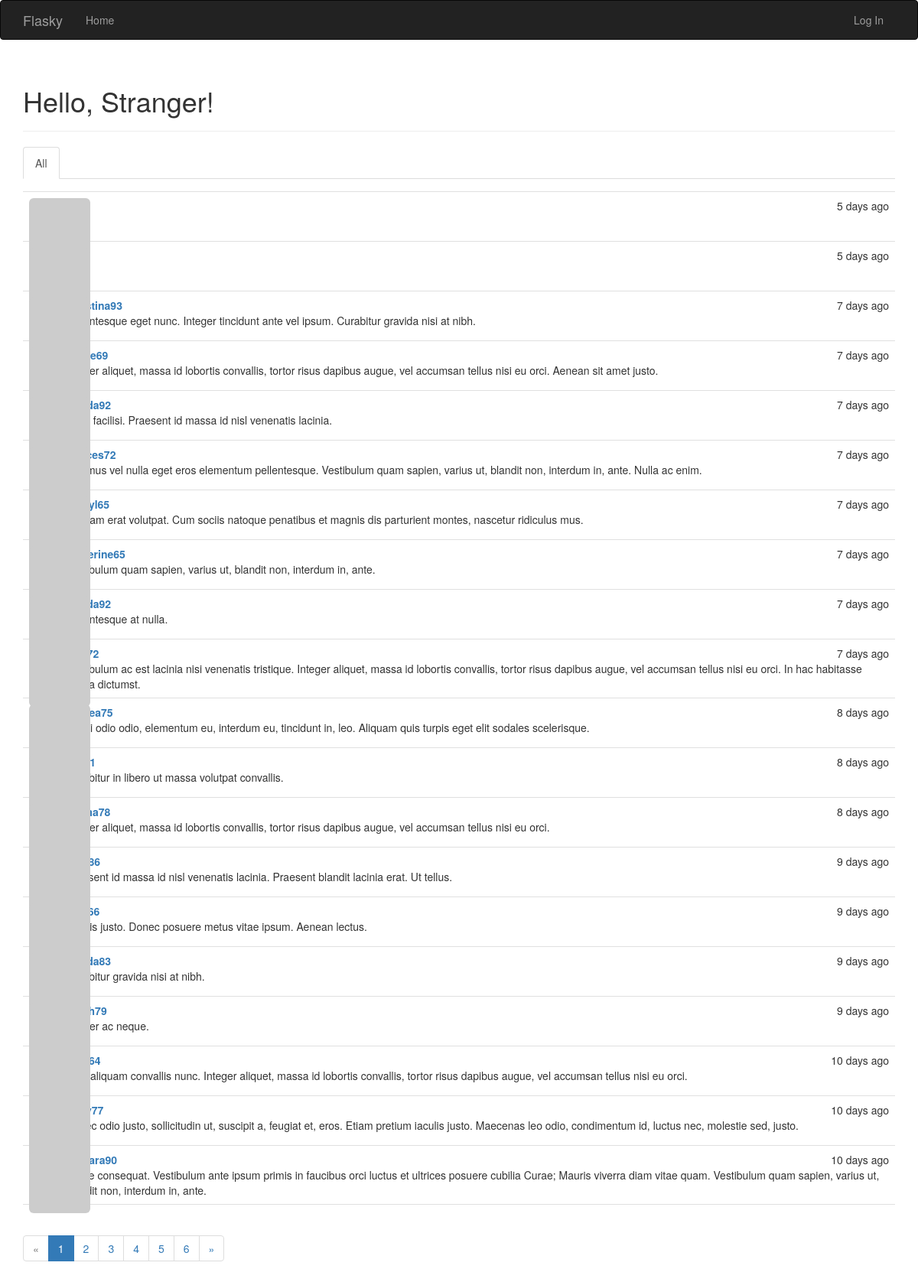
The page / on the database its author committed.
### app/models.py (models this page shows, shortened)
class Post(db.Model):
    __tablename__ = 'posts'
    id = db.Column(db.Integer, primary_key=True)
    body = db.Column(db.Text)
    timestamp = db.Column(db.DateTime, index=True, default=datetime.utcnow)
    author_id = db.Column(db.Integer, db.ForeignKey('users.id'))

class User(UserMixin, db.Model):
    __tablename__ = 'users'
    id = db.Column(db.Integer, primary_key=True)
    email = db.Column(db.String(64), unique=True, index=True)
    username = db.Column(db.String(64), unique=True, index=True)
    role_id = db.Column(db.Integer, db.ForeignKey('roles.id'))
    password_hash = db.Column(db.String(128))
    confirmed = db.Column(db.Boolean, default=False)
    avatar_hash = db.Column(db.String(32))
    name = db.Column(db.String(64))
    location = db.Column(db.String(64))
    about_me = db.Column(db.Text())
    member_since = db.Column(db.DateTime(), default=datetime.utcnow())
    last_seen = db.Column(db.DateTime(), default=datetime.utcnow())
    posts = db.relationship('Post', backref='author', lazy='dynamic')
    followed = db.relationship('Follow',
                               foreign_keys=[Follow.follower_id],
                               backref=db.backref('follower', lazy='joined'),
                               lazy='dynamic',
                               cascade='all, delete-orphan')
    followers = db.relationship('Follow',
                                foreign_keys=[Follow.followed_id],
                                backref=db.backref('followed', lazy='joined'),
                                lazy='dynamic',
                                cascade='all, delete-orphan')
    def gravatar(self, size=100, default='retro', rating='g'):
        if request.is_secure:
            url = 'https://secure.gravatar.com/avatar'
        else:
            url = 'http://www.gravatar.com/avatar'
        hash = hashlib.md5(self.email.encode('utf-8')).hexdigest()
        return '{url}/{hash}?s={size}&d={default}&r={rating}'.format(
            url=url, hash=hash, size=size, default=default, rating=rating)
    @property
    def password(self):
        raise AttributeError('password is not a readable attribute')

### app/main/views.py (the view)
@main.route('/', methods=['GET', 'POST'])
def index():
    form = PostForm()
    if current_user.can(Permission.WRITE) and form.validate_on_submit():
        post = Post(body=form.body.data,
                    author=current_user._get_current_object())
        db.session.add(post)
        db.session.commit()
        return redirect(url_for('.index'))
    page = request.args.get('page', 1, type=int)
    show_followed = False
    if current_user.is_authenticated:
        show_followed = bool(request.cookies.get('show_followed', ''))
    if show_followed:
        query = current_user.followed_posts
    else:
        query = Post.query
    pagination = query.order_by(Post.timestamp.desc()).paginate(
        page, per_page=20,
        error_out=False)
    posts = pagination.items
    return render_template('index.html', form=form, posts=posts,
                           show_followed=show_followed, pagination=pagination)

### app/auth/views.py (called while the page is built)
@auth.before_app_request
def before_request():
    if current_user.is_authenticated:
        current_user.ping()
        if not current_user.confirmed \
                and request.endpoint \
                and request.blueprint != 'auth' \
                and request.endpoint != 'static':
            return redirect(url_for('auth.unconfirmed'))

### app/main/__init__.py (called while the page is built)
@main.app_context_processor
def inject_permissions():
    return dict(Permission=Permission)

### app/models.py (called while the page is built)
    def can(self, permissions):
        return False

### app/templates/index.html (shortened to what this page needs)
{% extends "base.html" %}
{% import "bootstrap/wtf.html" as wtf %}
{% import "_macros.html" as macros %}
{% block page_content %}
<div class="page-header">
    <h1>Hello, {% if current_user.is_authenticated %}{{ current_user.username }}{% else %}Stranger{% endif %}!</h1>
</div>
<div class="post-tabs">
    <ul class="nav nav-tabs">
        <li{% if not show_followed %} class="active" {% endif %}><a href="{{ url_for('.show_all') }}">All</a></li>
    </ul>
    {% include '_posts.html' %}
</div>
{% if pagination %}
<div class="pagination">
    {{ macros.pagination_widget(pagination, '.index') }}
</div>
{% endif %}
{% endblock %}

### app/templates/_posts.html
<ul class="posts">
    {% for post in posts %}
    <li class="post">
        <div class="post-thumbnail">
            <a href="{{ url_for('.user', username=post.author.username) }}">
                <img class="img-rounded profile-thumbnail" src="{{ post.author.gravatar(size=40) }}">
            </a>
        </div>
        <div class="post-content">
            <div class="post-date">{{ moment(post.timestamp).fromNow() }}</div>
            <div class="post-author"><a href="{{ url_for('.user', username=post.author.username) }}">{{
                    post.author.username }}</a></div>
            <div class="post-body">{{ post.body }}</div>
        </div>
    </li>
    {% endfor %}
</ul>

### app/static/styles.css (style rules this page uses)
.profile-thumbnail { position: absolute; }
ul.posts { list-style-type: none; padding: 0px; margin: 16px 0px 0px 0px; border-top: 1px solid #e0e0e0; }
ul.posts li.post { padding: 8px; border-bottom: 1px solid #e0e0e0; }
div.post-date { float: right; }
div.post-author { font-weight: bold; }
div.post-thumbnail { position: absolute; }
div.post-content { margin-left: 48px; min-height: 48px; }

### rows shown on the page
Post: timestamp "5 days ago"
Post: timestamp "5 days ago"
Post: timestamp "7 days ago", author.username "christina93", body "Pellentesque eget nunc. Integer tincidunt ante vel ipsum. Curabitur gravida nisi at nibh."
Post: timestamp "7 days ago", body "Integer aliquet, massa id lobortis convallis, tortor risus dapibus augue, vel accumsan tellus nisi eu orci. Aenean sit amet justo."
Post: timestamp "7 days ago", body "Nulla facilisi. Praesent id massa id nisl venenatis lacinia."
Post: timestamp "7 days ago", author.username "frances72", body "Vivamus vel nulla eget eros elementum pellentesque. Vestibulum quam sapien, varius ut, blandit non, interdum in, ante. Nulla ac enim."
Post: timestamp "7 days ago", body "Aliquam erat volutpat. Cum sociis natoque penatibus et magnis dis parturient montes, nascetur ridiculus mus."
Post: timestamp "7 days ago", author.username "katherine65", body "Vestibulum quam sapien, varius ut, blandit non, interdum in, ante."
Post: timestamp "7 days ago", body "Pellentesque at nulla."
Post: timestamp "7 days ago", body "Vestibulum ac est lacinia nisi venenatis tristique. Integer aliquet, massa id lobortis convallis, tortor risus dapibus augue, vel accumsan tellus nisi eu orci. In hac habitasse platea dictumst."
Post: timestamp "8 days ago", body "Morbi odio odio, elementum eu, interdum eu, tincidunt in, leo. Aliquam quis turpis eget elit sodales scelerisque."
Post: timestamp "8 days ago", body "Curabitur in libero ut massa volutpat convallis."
Post: timestamp "8 days ago", body "Integer aliquet, massa id lobortis convallis, tortor risus dapibus augue, vel accumsan tellus nisi eu orci."
Post: timestamp "9 days ago", body "Praesent id massa id nisl venenatis lacinia. Praesent blandit lacinia erat. Ut tellus."
Post: timestamp "9 days ago", body "In quis justo. Donec posuere metus vitae ipsum. Aenean lectus."
Post: timestamp "9 days ago", body "Curabitur gravida nisi at nibh."
Post: timestamp "9 days ago", body "Integer ac neque."
Post: timestamp "10 days ago", body "Duis aliquam convallis nunc. Integer aliquet, massa id lobortis convallis, tortor risus dapibus augue, vel accumsan tellus nisi eu orci."
Post: timestamp "10 days ago", body "Donec odio justo, sollicitudin ut, suscipit a, feugiat et, eros. Etiam pretium iaculis justo. Maecenas leo odio, condimentum id, luctus nec, molestie sed, justo."
Post: timestamp "10 days ago", author.username "barbara90", body "Fusce consequat. Vestibulum ante ipsum primis in faucibus orci luctus et ultrices posuere cubilia Curae; Mauris viverra diam vitae quam. Vestibulum quam sapien, varius ut, blandit non, interdum in, ante."

### other values the page prints
{{ p }} "1"
{{ p }} "2" "3" "4" "5" "6"
